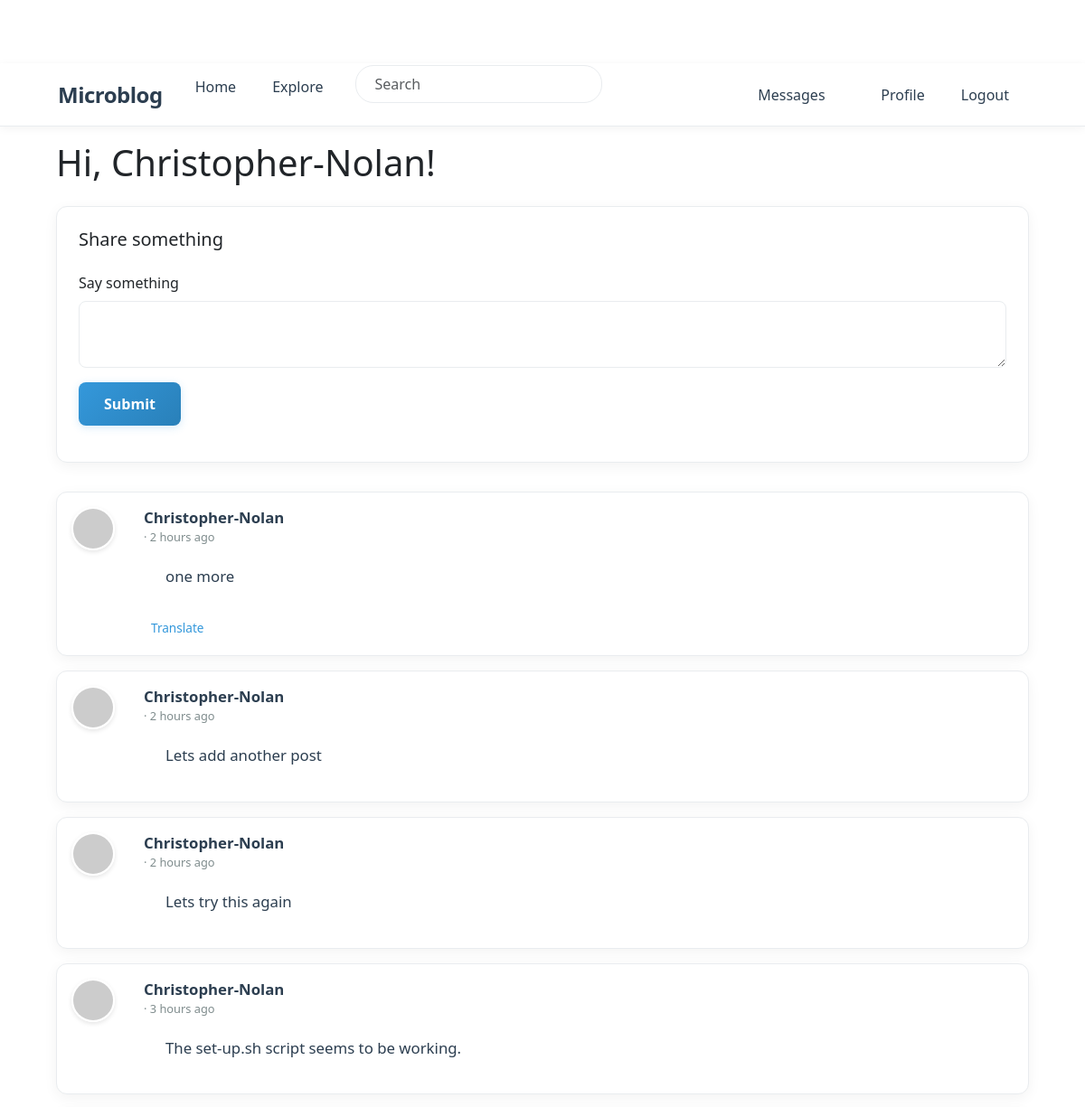
The page /index (signed in, upper part) on the database as committed earlier.
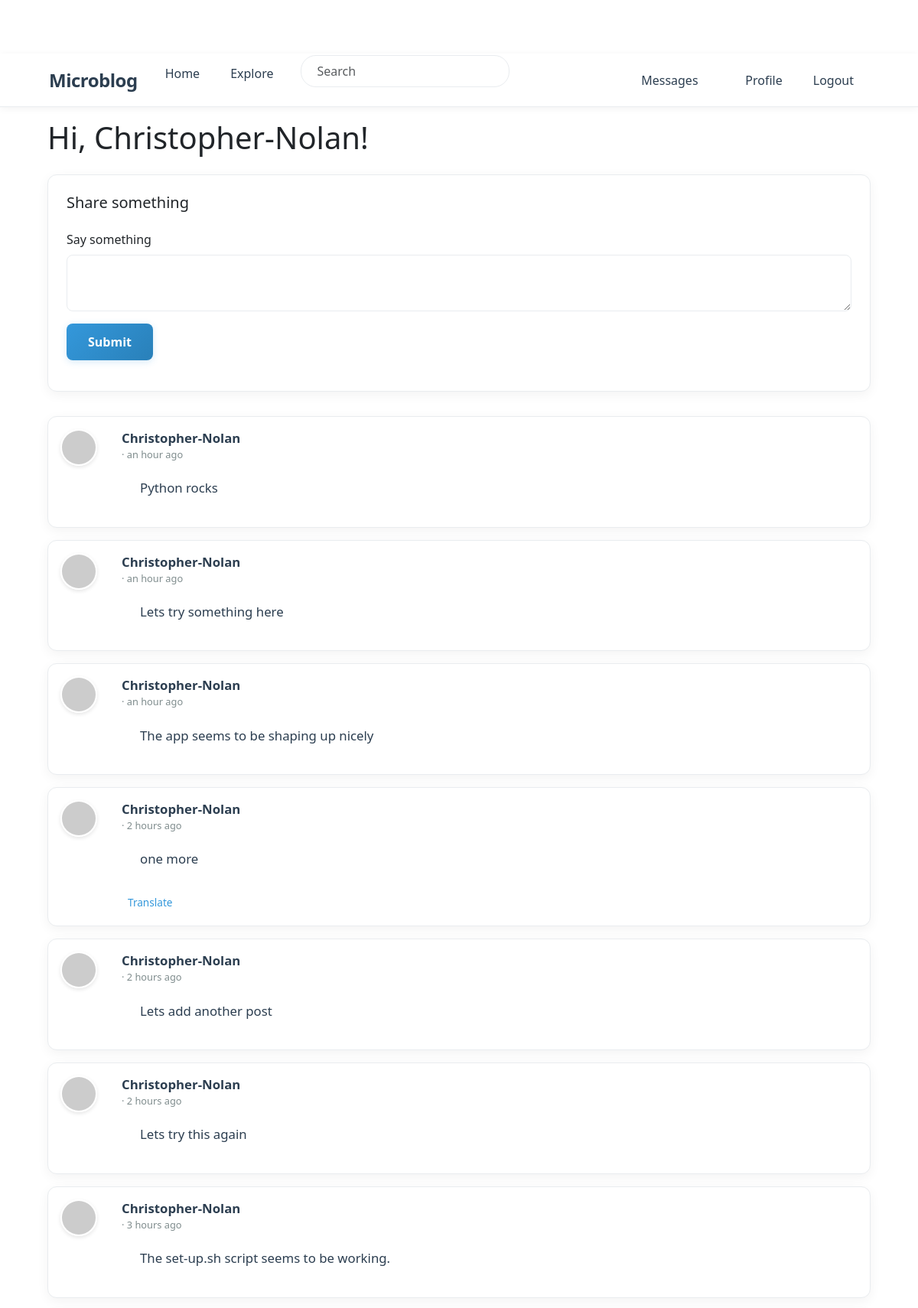
The same page on the database as committed later.
### app/models.py (models this page shows, shortened)
class SearchableMixin:
    @classmethod
    def before_commit(cls, session):
        session._changes = {
            'add': list(session.new),
            'update': list(session.dirty),
            'delete': list(session.deleted)
        }
    @classmethod
    def after_commit(cls, session):
        try:
            for obj in session._changes['add']:
                if isinstance(obj, SearchableMixin):
                    add_to_index(obj.__tablename__, obj)
            for obj in session._changes['update']:
                if isinstance(obj, SearchableMixin):
                    add_to_index(obj.__tablename__, obj)
            for obj in session._changes['delete']:
                if isinstance(obj, SearchableMixin):
                    remove_from_index(obj.__tablename__, obj)
        except Exception as e:
            current_app.logger.error(f'Error in after_commit: {e}')
        finally:
            session._changes = None

class Post(SearchableMixin, db.Model):
    __searchable__ = ['body']
    id: so.Mapped[int] = so.mapped_column(primary_key=True)
    body: so.Mapped[str] = so.mapped_column(sa.String(140))
    timestamp: so.Mapped[datetime] = so.mapped_column(
        index=True, default=lambda: datetime.now(timezone.utc))
    user_id: so.Mapped[int] = so.mapped_column(sa.ForeignKey(User.id),
                                               index=True)
    language: so.Mapped[Optional[str]] = so.mapped_column(sa.String(5))
    author: so.Mapped[User] = so.relationship(back_populates='posts')

class PaginatedAPIMixin(object):
    @staticmethod
    def to_collection_dict(query, page, per_page, endpoint, **kwargs):
        resources = db.paginate(query, page=page, per_page=per_page,
                                error_out=False)
        data = {
            'items': [item.to_dict() for item in resources.items],
            '_meta': {
                'page': page,
                'per_page': per_page,
                'total_pages': resources.pages,
                'total_items': resources.total
            },
            '_links': {
                'self': url_for(endpoint, page=page, per_page=per_page,
                                **kwargs),
                'next': url_for(endpoint, page=page + 1, per_page=per_page,
                                **kwargs) if resources.has_next else None,
                'prev': url_for(endpoint, page=page - 1, per_page=per_page,
                                **kwargs) if resources.has_prev else None
            }
        }
        return data

class User(PaginatedAPIMixin, UserMixin, db.Model):
    id: so.Mapped[int] = so.mapped_column(primary_key=True)
    username: so.Mapped[str] = so.mapped_column(sa.String(64), index=True,
                                                unique=True)
    email: so.Mapped[str] = so.mapped_column(sa.String(120), index=True,
                                             unique=True)
    password_hash: so.Mapped[Optional[str]] = so.mapped_column(sa.String(256))
    about_me: so.Mapped[Optional[str]] = so.mapped_column(sa.String(140))
    last_seen: so.Mapped[Optional[datetime]] = so.mapped_column(
        default=lambda: datetime.now(timezone.utc))
    last_message_read_time: so.Mapped[Optional[datetime]]
    token: so.Mapped[Optional[str]] = so.mapped_column(
        sa.String(32), index=True, unique=True)
    token_expiration: so.Mapped[Optional[datetime]]
    posts: so.WriteOnlyMapped['Post'] = so.relationship(
        back_populates='author')
    following: so.WriteOnlyMapped['User'] = so.relationship(
        secondary=followers, primaryjoin=(followers.c.follower_id == id),
        secondaryjoin=(followers.c.followed_id == id),
        back_populates='followers')
    followers: so.WriteOnlyMapped['User'] = so.relationship(
        secondary=followers, primaryjoin=(followers.c.followed_id == id),
        secondaryjoin=(followers.c.follower_id == id),
        back_populates='following')
    messages_sent: so.WriteOnlyMapped['Message'] = so.relationship(
        foreign_keys='Message.sender_id', back_populates='author')
    messages_received: so.WriteOnlyMapped['Message'] = so.relationship(
        foreign_keys='Message.recipient_id', back_populates='recipient')
    notifications: so.WriteOnlyMapped['Notification'] = so.relationship(
        back_populates='user')
    tasks: so.WriteOnlyMapped['Task'] = so.relationship(back_populates='user')
    def avatar(self, size):
        digest = md5(self.email.lower().encode('utf-8')).hexdigest()
        return f'https://www.gravatar.com/avatar/{digest}?d=identicon&s={size}'
    def following_posts(self):
        Author = so.aliased(User)
        Follower = so.aliased(User)
        return (
            sa.select(Post)
            .join(Post.author.of_type(Author))
            .join(Author.followers.of_type(Follower), isouter=True)
            .where(sa.or_(
                Follower.id == self.id,
                Author.id == self.id,
            ))
            .group_by(Post)
            .order_by(Post.timestamp.desc())
        )
    def unread_message_count(self):
        last_read_time = self.last_message_read_time or datetime(1900, 1, 1)
        query = sa.select(Message).where(Message.recipient == self,
                                         Message.timestamp > last_read_time)
        return db.session.scalar(sa.select(sa.func.count()).select_from(
            query.subquery()))
    def get_tasks_in_progress(self):
        query = self.tasks.select().where(Task.complete == False)
        return db.session.scalars(query)

### app/main/routes.py (the view, shortened to what this page needs)
@bp.route('/', methods=['GET', 'POST'])
@bp.route('/index', methods=['GET', 'POST'])
@login_required
def index():
    form = PostForm()
    page = request.args.get('page', 1, type=int)
    posts = db.paginate(current_user.following_posts(), page=page,
                        per_page=current_app.config['POSTS_PER_PAGE'],
                        error_out=False)
    next_url = url_for('main.index', page=posts.next_num) \
        if posts.has_next else None
    prev_url = url_for('main.index', page=posts.prev_num) \
        if posts.has_prev else None
    return render_template('index.html', title=_('Home'), form=form,
                           posts=posts.items, next_url=next_url,
                           prev_url=prev_url)

### app/main/forms.py
class SearchForm(FlaskForm):
    q = StringField(_l('Search'), validators=[DataRequired()])
    def __init__(self, *args, **kwargs):
        if 'formdata' not in kwargs:
            kwargs['formdata'] = request.args
        if 'meta' not in kwargs:
            kwargs['meta'] = {'csrf': False}
        super(SearchForm, self).__init__(*args, **kwargs)

class PostForm(FlaskForm):
    post = TextAreaField(_l('Say something'), validators=[
        DataRequired(), Length(min=1, max=140)])
    submit = SubmitField(_l('Submit'))

### app/__init__.py (called while the page is built)
def get_locale():
    return request.accept_languages.best_match(current_app.config['LANGUAGES'])

### app/main/routes.py (called while the page is built)
@bp.before_app_request
def before_request():
    if current_user.is_authenticated:
        current_user.last_seen = datetime.now(timezone.utc)
        db.session.commit()
        g.search_form = SearchForm()
    g.locale = str(get_locale())

### app/models.py (called while the page is built)
@login.user_loader
def load_user(id):
    return db.session.get(User, int(id))

### app/templates/index.html (shortened to what this page needs)
{% extends "base.html" %}
{% import "bootstrap_wtf.html" as wtf %}
{% block content %}
    <h1 class="mb-4">{{ _('Hi, %(username)s!', username=current_user.username) }}</h1>
    {% if form %}
    <div class="form-container">
        <h2 class="h5 mb-4">{{ _('Share something') }}</h2>
        {{ wtf.quick_form(form, button_map={'submit': 'primary'}) }}
    </div>
    {% endif %}
    {% for post in posts %}
        {% include '_post.html' %}
    {% endfor %}
{% endblock %}

### app/templates/_post.html (shortened to what this page needs)
<div class="card post-card mb-3">
    <div class="card-body">
        <div class="d-flex">
            <div class="flex-shrink-0 me-3">
                <a href="{{ url_for('main.user', username=post.author.username) }}">
                    <img src="{{ post.author.avatar(50) }}" class="post-avatar" alt="{{ post.author.username }}'s avatar">
                </a>
            </div>
            <div class="flex-grow-1">
                <div class="d-flex justify-content-between align-items-start">
                    <div>
                        <a class="user_popup post-username" href="{{ url_for('main.user', username=post.author.username) }}">
                            {{ post.author.username }}
                        </a>
                        <span class="post-time">· {{ moment(post.timestamp).fromNow() }}</span>
                    </div>
                </div>
                <div class="post-body" id="post{{ post.id }}">{{ post.body }}</div>
                {% if post.language and post.language != g.locale %}
                <div class="mt-2">
                    <a href="javascript:translate(
                        'post{{ post.id }}',
                        'translation{{ post.id }}',
                        '{{ post.language }}',
                        '{{ g.locale }}')"
                       class="translation-link">
                        {{ _('Translate') }}
                    </a>
                </div>
                {% endif %}
            </div>
        </div>
    </div>
</div>

Rows that differ between the two databases and show on the page:
added Post: author.username "Christopher-Nolan", timestamp "an hour ago", body "Python rocks"
added Post: author.username "Christopher-Nolan", timestamp "an hour ago", body "Lets try something here"
added Post: author.username "Christopher-Nolan", timestamp "an hour ago", body "The app seems to be shaping up nicely"
